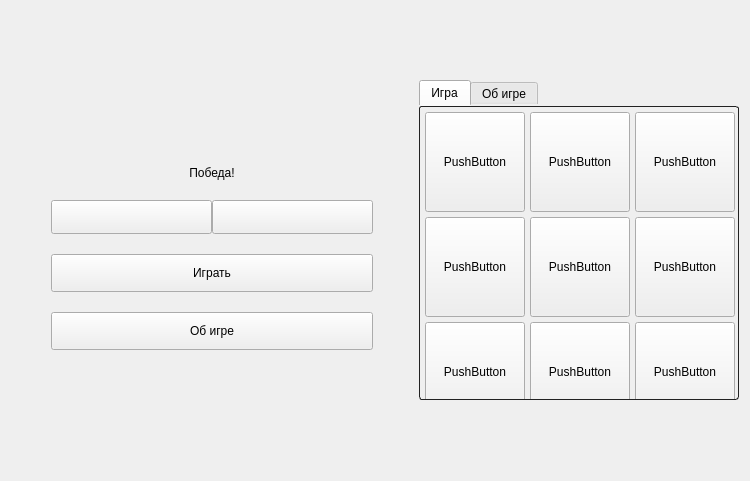
<?xml version="1.0" encoding="UTF-8"?>
<ui version="4.0">
 <class>Widget</class>
 <widget class="QWidget" name="Widget">
  <property name="geometry">
   <rect>
    <x>0</x>
    <y>0</y>
    <width>750</width>
    <height>481</height>
   </rect>
  </property>
  <property name="sizePolicy">
   <sizepolicy hsizetype="Preferred" vsizetype="Preferred">
    <horstretch>0</horstretch>
    <verstretch>0</verstretch>
   </sizepolicy>
  </property>
  <property name="minimumSize">
   <size>
    <width>640</width>
    <height>450</height>
   </size>
  </property>
  <property name="maximumSize">
   <size>
    <width>750</width>
    <height>600</height>
   </size>
  </property>
  <property name="windowTitle">
   <string>Крестики-нолики</string>
  </property>
  <property name="windowIcon">
   <iconset resource="resourses.qrc">
    <normaloff>:/resourses/images/title_ico.png</normaloff>:/resourses/images/title_ico.png</iconset>
  </property>
  <property name="styleSheet">
   <string notr="true"/>
  </property>
  <layout class="QHBoxLayout" name="horizontalLayout_2">
   <item>
    <spacer name="horizontalSpacer">
     <property name="orientation">
      <enum>Qt::Horizontal</enum>
     </property>
     <property name="sizeType">
      <enum>QSizePolicy::Fixed</enum>
     </property>
     <property name="sizeHint" stdset="0">
      <size>
       <width>40</width>
       <height>20</height>
      </size>
     </property>
    </spacer>
   </item>
   <item>
    <layout class="QVBoxLayout" name="verticalLayout">
     <property name="spacing">
      <number>20</number>
     </property>
     <item>
      <spacer name="verticalSpacer_2">
       <property name="orientation">
        <enum>Qt::Vertical</enum>
       </property>
       <property name="sizeHint" stdset="0">
        <size>
         <width>20</width>
         <height>40</height>
        </size>
       </property>
      </spacer>
     </item>
     <item>
      <widget class="QLabel" name="label">
       <property name="text">
        <string/>
       </property>
       <property name="pixmap">
        <pixmap resource="resourses.qrc">:/resourses/images/name.png</pixmap>
       </property>
       <property name="alignment">
        <set>Qt::AlignCenter</set>
       </property>
      </widget>
     </item>
     <item>
      <widget class="QLabel" name="label_2">
       <property name="text">
        <string>Победа!</string>
       </property>
       <property name="alignment">
        <set>Qt::AlignCenter</set>
       </property>
      </widget>
     </item>
     <item>
      <layout class="QHBoxLayout" name="horizontalLayout">
       <property name="spacing">
        <number>0</number>
       </property>
       <item>
        <widget class="QPushButton" name="left_button_">
         <property name="minimumSize">
          <size>
           <width>0</width>
           <height>34</height>
          </size>
         </property>
         <property name="styleSheet">
          <string notr="true"/>
         </property>
         <property name="text">
          <string/>
         </property>
        </widget>
       </item>
       <item>
        <widget class="QPushButton" name="right_button_">
         <property name="minimumSize">
          <size>
           <width>0</width>
           <height>34</height>
          </size>
         </property>
         <property name="text">
          <string/>
         </property>
        </widget>
       </item>
      </layout>
     </item>
     <item>
      <widget class="QPushButton" name="start_button_">
       <property name="minimumSize">
        <size>
         <width>0</width>
         <height>38</height>
        </size>
       </property>
       <property name="styleSheet">
        <string notr="true"/>
       </property>
       <property name="text">
        <string>Играть</string>
       </property>
      </widget>
     </item>
     <item>
      <widget class="QPushButton" name="about_button_">
       <property name="minimumSize">
        <size>
         <width>0</width>
         <height>38</height>
        </size>
       </property>
       <property name="styleSheet">
        <string notr="true"/>
       </property>
       <property name="text">
        <string>Об игре</string>
       </property>
      </widget>
     </item>
     <item>
      <spacer name="verticalSpacer">
       <property name="orientation">
        <enum>Qt::Vertical</enum>
       </property>
       <property name="sizeHint" stdset="0">
        <size>
         <width>20</width>
         <height>40</height>
        </size>
       </property>
      </spacer>
     </item>
    </layout>
   </item>
   <item>
    <spacer name="horizontalSpacer_2">
     <property name="orientation">
      <enum>Qt::Horizontal</enum>
     </property>
     <property name="sizeType">
      <enum>QSizePolicy::Fixed</enum>
     </property>
     <property name="sizeHint" stdset="0">
      <size>
       <width>40</width>
       <height>20</height>
      </size>
     </property>
    </spacer>
   </item>
   <item>
    <widget class="QTabWidget" name="tabWidget">
     <property name="sizePolicy">
      <sizepolicy hsizetype="Fixed" vsizetype="Fixed">
       <horstretch>0</horstretch>
       <verstretch>0</verstretch>
      </sizepolicy>
     </property>
     <property name="minimumSize">
      <size>
       <width>320</width>
       <height>320</height>
      </size>
     </property>
     <property name="maximumSize">
      <size>
       <width>320</width>
       <height>320</height>
      </size>
     </property>
     <property name="styleSheet">
      <string notr="true">QTabWidget{
border: none;
}
QTabWidget::pane{
border: 1px solid #222;
border-radius: 3px;
}
QTabWidget#tab{
	background: rgb(24, 30, 37);
}</string>
     </property>
     <property name="currentIndex">
      <number>0</number>
     </property>
     <widget class="QWidget" name="tab">
      <property name="minimumSize">
       <size>
        <width>320</width>
        <height>320</height>
       </size>
      </property>
      <property name="maximumSize">
       <size>
        <width>320</width>
        <height>320</height>
       </size>
      </property>
      <attribute name="title">
       <string>Игра</string>
      </attribute>
      <layout class="QGridLayout" name="gridLayout">
       <property name="leftMargin">
        <number>5</number>
       </property>
       <property name="topMargin">
        <number>5</number>
       </property>
       <property name="rightMargin">
        <number>5</number>
       </property>
       <property name="bottomMargin">
        <number>5</number>
       </property>
       <property name="spacing">
        <number>5</number>
       </property>
       <item row="1" column="0">
        <widget class="QPushButton" name="pushButton_10">
         <property name="sizePolicy">
          <sizepolicy hsizetype="Fixed" vsizetype="Fixed">
           <horstretch>0</horstretch>
           <verstretch>0</verstretch>
          </sizepolicy>
         </property>
         <property name="minimumSize">
          <size>
           <width>100</width>
           <height>100</height>
          </size>
         </property>
         <property name="text">
          <string>PushButton</string>
         </property>
        </widget>
       </item>
       <item row="2" column="2">
        <widget class="QPushButton" name="pushButton_11">
         <property name="sizePolicy">
          <sizepolicy hsizetype="Fixed" vsizetype="Fixed">
           <horstretch>0</horstretch>
           <verstretch>0</verstretch>
          </sizepolicy>
         </property>
         <property name="minimumSize">
          <size>
           <width>100</width>
           <height>100</height>
          </size>
         </property>
         <property name="text">
          <string>PushButton</string>
         </property>
        </widget>
       </item>
       <item row="2" column="0">
        <widget class="QPushButton" name="pushButton_13">
         <property name="sizePolicy">
          <sizepolicy hsizetype="Fixed" vsizetype="Fixed">
           <horstretch>0</horstretch>
           <verstretch>0</verstretch>
          </sizepolicy>
         </property>
         <property name="minimumSize">
          <size>
           <width>100</width>
           <height>100</height>
          </size>
         </property>
         <property name="text">
          <string>PushButton</string>
         </property>
        </widget>
       </item>
       <item row="1" column="1">
        <widget class="QPushButton" name="pushButton_9">
         <property name="sizePolicy">
          <sizepolicy hsizetype="Fixed" vsizetype="Fixed">
           <horstretch>0</horstretch>
           <verstretch>0</verstretch>
          </sizepolicy>
         </property>
         <property name="minimumSize">
          <size>
           <width>100</width>
           <height>100</height>
          </size>
         </property>
         <property name="styleSheet">
          <string notr="true"/>
         </property>
         <property name="text">
          <string>PushButton</string>
         </property>
        </widget>
       </item>
       <item row="0" column="2">
        <widget class="QPushButton" name="pushButton_7">
         <property name="sizePolicy">
          <sizepolicy hsizetype="Fixed" vsizetype="Fixed">
           <horstretch>0</horstretch>
           <verstretch>0</verstretch>
          </sizepolicy>
         </property>
         <property name="minimumSize">
          <size>
           <width>100</width>
           <height>100</height>
          </size>
         </property>
         <property name="text">
          <string>PushButton</string>
         </property>
        </widget>
       </item>
       <item row="2" column="1">
        <widget class="QPushButton" name="pushButton_12">
         <property name="sizePolicy">
          <sizepolicy hsizetype="Fixed" vsizetype="Fixed">
           <horstretch>0</horstretch>
           <verstretch>0</verstretch>
          </sizepolicy>
         </property>
         <property name="minimumSize">
          <size>
           <width>100</width>
           <height>100</height>
          </size>
         </property>
         <property name="text">
          <string>PushButton</string>
         </property>
        </widget>
       </item>
       <item row="0" column="0">
        <widget class="QPushButton" name="pushButton_5">
         <property name="sizePolicy">
          <sizepolicy hsizetype="Fixed" vsizetype="Fixed">
           <horstretch>0</horstretch>
           <verstretch>0</verstretch>
          </sizepolicy>
         </property>
         <property name="minimumSize">
          <size>
           <width>100</width>
           <height>100</height>
          </size>
         </property>
         <property name="text">
          <string>PushButton</string>
         </property>
        </widget>
       </item>
       <item row="0" column="1">
        <widget class="QPushButton" name="pushButton_6">
         <property name="sizePolicy">
          <sizepolicy hsizetype="Fixed" vsizetype="Fixed">
           <horstretch>0</horstretch>
           <verstretch>0</verstretch>
          </sizepolicy>
         </property>
         <property name="minimumSize">
          <size>
           <width>100</width>
           <height>100</height>
          </size>
         </property>
         <property name="text">
          <string>PushButton</string>
         </property>
        </widget>
       </item>
       <item row="1" column="2">
        <widget class="QPushButton" name="pushButton_8">
         <property name="sizePolicy">
          <sizepolicy hsizetype="Fixed" vsizetype="Fixed">
           <horstretch>0</horstretch>
           <verstretch>0</verstretch>
          </sizepolicy>
         </property>
         <property name="minimumSize">
          <size>
           <width>100</width>
           <height>100</height>
          </size>
         </property>
         <property name="text">
          <string>PushButton</string>
         </property>
        </widget>
       </item>
      </layout>
     </widget>
     <widget class="QWidget" name="tab_2">
      <attribute name="title">
       <string>Об игре</string>
      </attribute>
      <layout class="QVBoxLayout" name="verticalLayout_2">
       <item>
        <widget class="QLabel" name="label_3">
         <property name="text">
          <string>TextLabel</string>
         </property>
         <property name="alignment">
          <set>Qt::AlignLeading|Qt::AlignLeft|Qt::AlignTop</set>
         </property>
         <property name="wordWrap">
          <bool>true</bool>
         </property>
        </widget>
       </item>
      </layout>
     </widget>
    </widget>
   </item>
  </layout>
 </widget>
 <resources>
  <include location="resourses.qrc"/>
 </resources>
 <connections/>
</ui>
